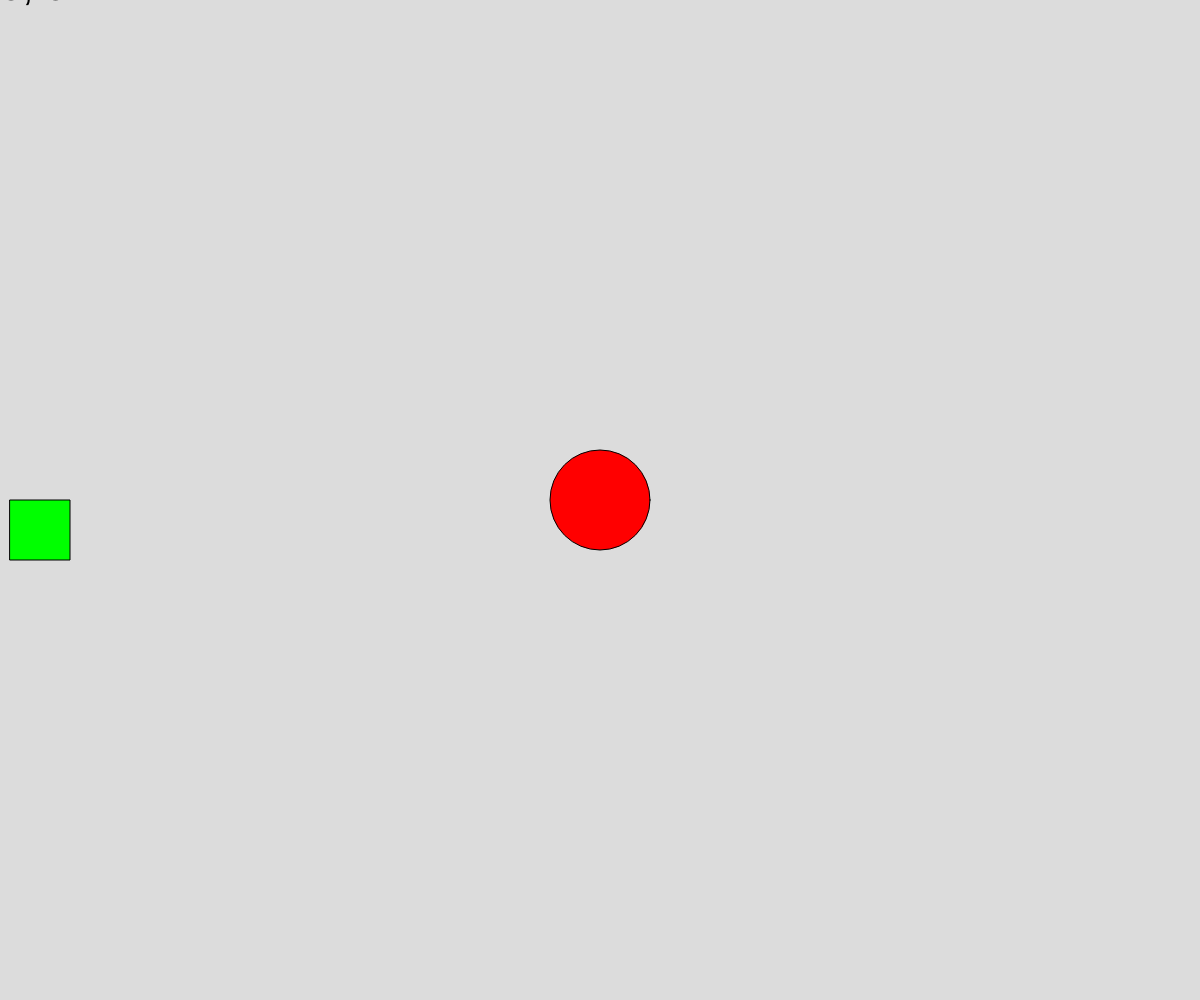
Frame 1 (no input)
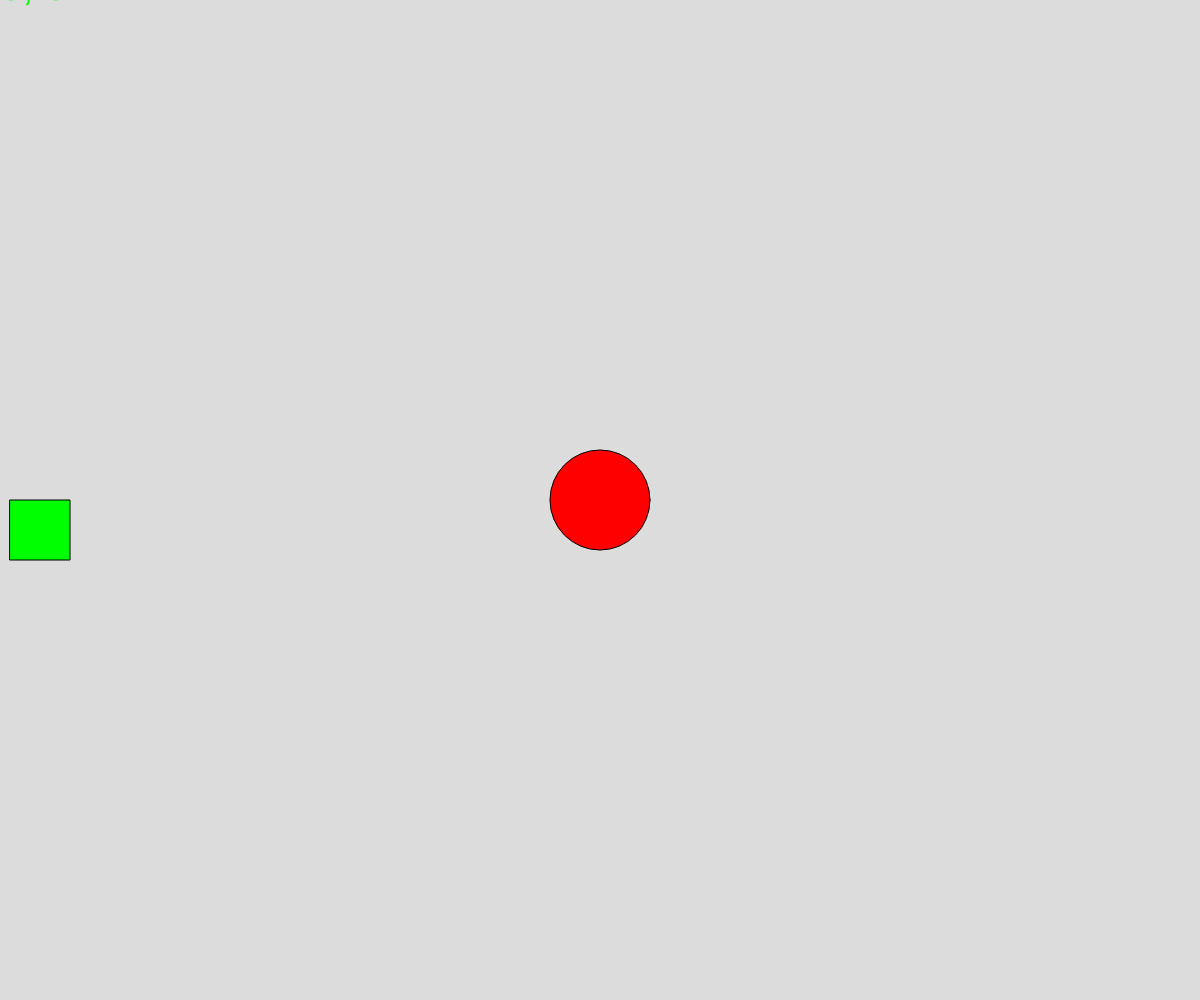
Frame 60 (no input)
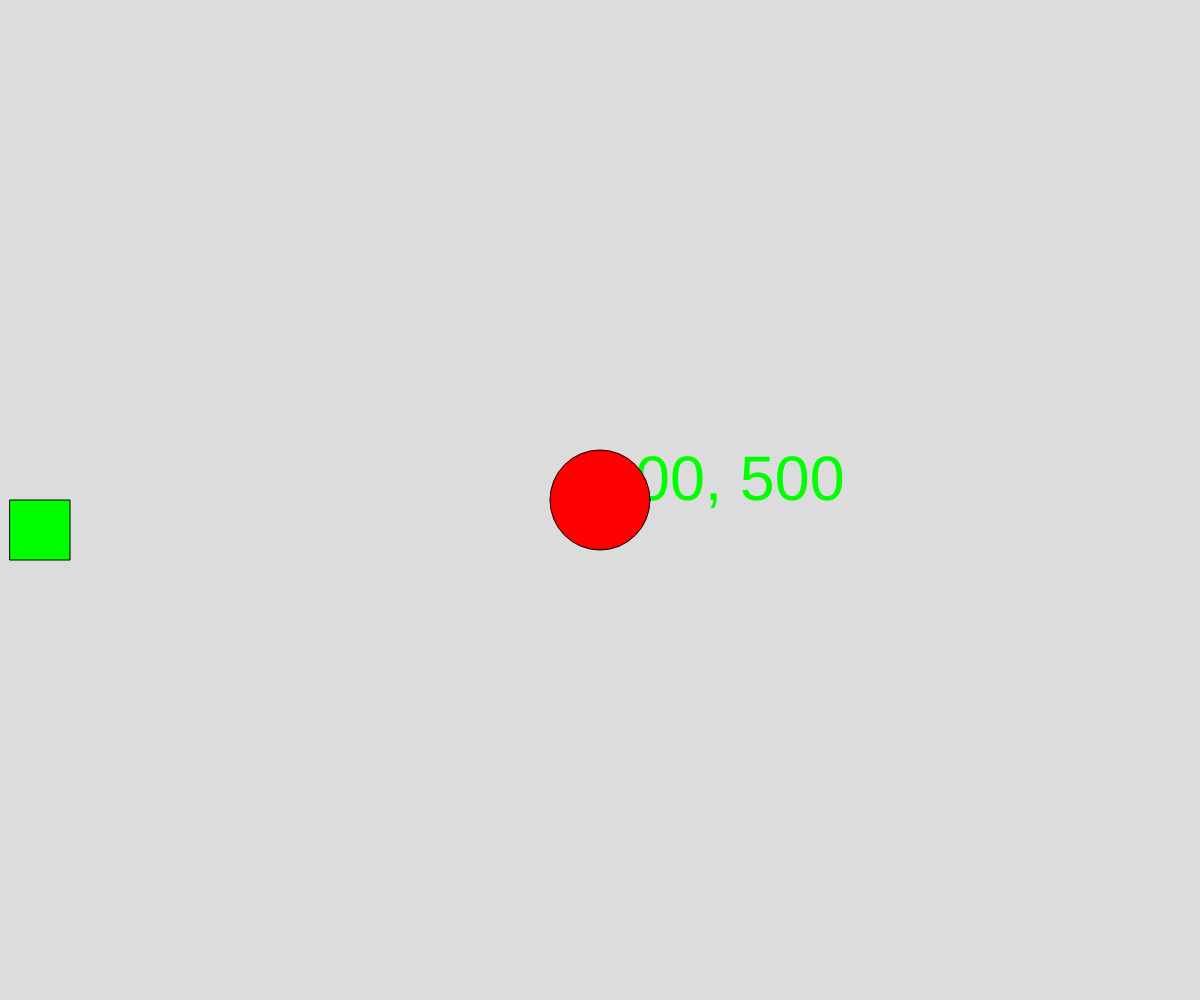
Frame 120 (the mouse pressed at the canvas centre since frame 60)

The p5.js sketch that drew these frames (run headless with seeded random() and noise() and a simulated clock; from frame 60 on, the mouse is pressed at the canvas centre):

// p5.js sketch
// ── sketch.js
// User Events
// Ethan Spearey
// 2024-09-12

let tSize = 40;

function setup()
{
  createCanvas(windowWidth, windowHeight);
  textSize(tSize);
}

function draw()
{
  background(220);
  print(mouseX, mouseY);
  textSize(tSize);
  text((mouseX + ", " + mouseY), mouseX, mouseY);
  fill(255, 0, 0);
  circle(width*0.5, height*0.5, 100);
  let x = 0;
  fill(0, 255, 0);
  x = x + 10;
  rect(x, height/2, 60);
}

function mousePressed()
{
  tSize = random(20, 80);
}
